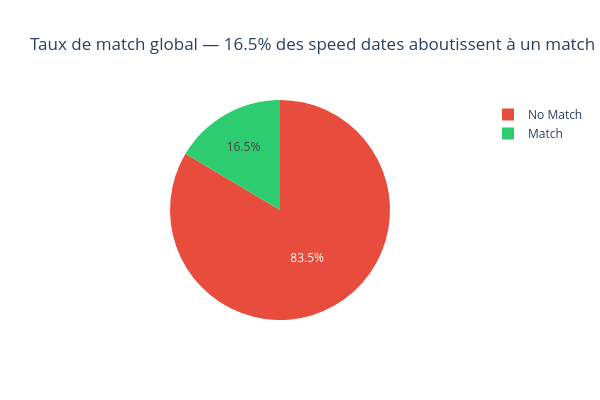

Notebook source saved alongside this figure:
### Markdown cell above
## 2. Notre variable cible : le match

Un match se produit uniquement quand **les deux** participants disent "oui". C'est un événement rare.

### Code cell
match_counts = df['match'].value_counts().reset_index()
match_counts['label'] = match_counts['match'].map({0: 'No Match', 1: 'Match'})

fig = px.pie(
    match_counts, values='count', names='label',
    title=f"Taux de match global — {df['match'].mean()*100:.1f}% des speed dates aboutissent à un match",
    color='label',
    color_discrete_map={'Match': '#2ecc71', 'No Match': '#e74c3c'},
    width=600, height=400
)
fig.show()

### Figure 1 — Plotly figure (JSON) as saved in the notebook; plotly's stock layout.template omitted (floating-point values rounded to 4 significant figures)
{"data": [{"customdata": [["No Match"], ["Match"]], "domain": {"x": [0, 1], "y": [0, 1]}, "hovertemplate": "label=%{customdata[0]}<br>count=%{value}<extra></extra>", "labels": ["No Match", "Match"], "legendgroup": "", "marker": {"colors": ["#e74c3c", "#2ecc71"]}, "name": "", "showlegend": true, "type": "pie", "values": [6998, 1380]}], "layout": {"height": 400, "legend": {"tracegroupgap": 0}, "title": {"text": "Taux de match global — 16.5% des speed dates aboutissent à un match"}, "width": 600}}
